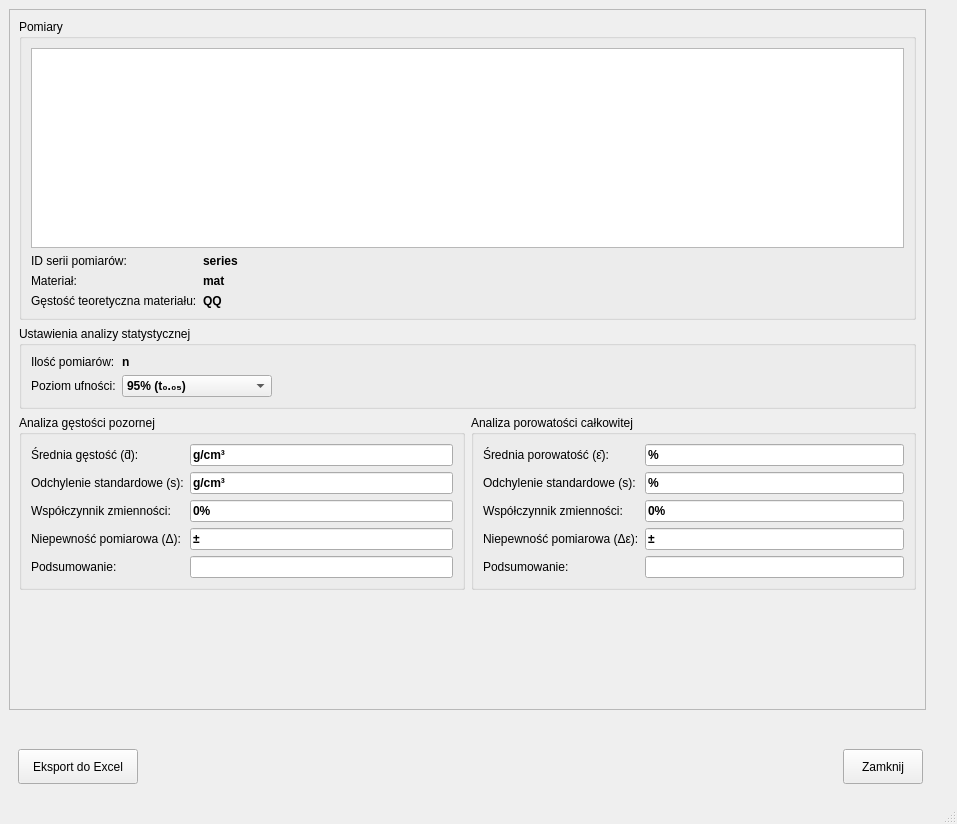
<?xml version="1.0" encoding="UTF-8"?>
<ui version="4.0">
 <class>AnalysisMeasuresDialog</class>
 <widget class="QMainWindow" name="AnalysisMeasuresDialog">
  <property name="geometry">
   <rect>
    <x>0</x>
    <y>0</y>
    <width>957</width>
    <height>824</height>
   </rect>
  </property>
  <property name="minimumSize">
   <size>
    <width>400</width>
    <height>400</height>
   </size>
  </property>
  <property name="windowTitle">
   <string>MainWindow</string>
  </property>
  <widget class="QWidget" name="centralwidget">
   <layout class="QGridLayout" name="gridLayout">
    <item row="5" column="0" colspan="2">
     <widget class="QFrame" name="frameActions">
      <layout class="QHBoxLayout" name="horizontalLayout_1">
       <item>
        <widget class="QPushButton" name="buttonExportExcel">
         <property name="minimumSize">
          <size>
           <width>120</width>
           <height>35</height>
          </size>
         </property>
         <property name="text">
          <string>Eksport do Excel</string>
         </property>
        </widget>
       </item>
       <item>
        <spacer name="horizontalSpacer">
         <property name="orientation">
          <enum>Qt::Orientation::Horizontal</enum>
         </property>
         <property name="sizeHint" stdset="0">
          <size>
           <width>40</width>
           <height>20</height>
          </size>
         </property>
        </spacer>
       </item>
       <item>
        <widget class="QPushButton" name="buttonClose">
         <property name="minimumSize">
          <size>
           <width>80</width>
           <height>35</height>
          </size>
         </property>
         <property name="text">
          <string>Zamknij</string>
         </property>
        </widget>
       </item>
      </layout>
     </widget>
    </item>
    <item row="1" column="2">
     <widget class="QFrame" name="verticalFrame">
      <property name="maximumSize">
       <size>
        <width>400</width>
        <height>16777215</height>
       </size>
      </property>
      <layout class="QVBoxLayout" name="verticalLayout">
       <property name="sizeConstraint">
        <enum>QLayout::SizeConstraint::SetMinimumSize</enum>
       </property>
       <property name="rightMargin">
        <number>1</number>
       </property>
      </layout>
     </widget>
    </item>
    <item row="0" column="0">
     <widget class="QScrollArea" name="scrollArea">
      <property name="widgetResizable">
       <bool>true</bool>
      </property>
      <widget class="QWidget" name="scrollAreaWidgetContents">
       <property name="geometry">
        <rect>
         <x>0</x>
         <y>0</y>
         <width>900</width>
         <height>723</height>
        </rect>
       </property>
       <layout class="QGridLayout" name="gridLayout_2">
        <item row="2" column="0">
         <widget class="QGroupBox" name="groupBoxDensityResults">
          <property name="title">
           <string>Analiza gęstości pozornej</string>
          </property>
          <layout class="QFormLayout" name="formLayoutDensity">
           <item row="0" column="0">
            <widget class="QLabel" name="labelDensityMean">
             <property name="text">
              <string>Średnia gęstość (d̄):</string>
             </property>
            </widget>
           </item>
           <item row="0" column="1">
            <widget class="QLineEdit" name="lineEditDensityMean">
             <property name="font">
              <font>
               <bold>true</bold>
              </font>
             </property>
             <property name="text">
              <string>g/cm³</string>
             </property>
             <property name="readOnly">
              <bool>true</bool>
             </property>
            </widget>
           </item>
           <item row="1" column="0">
            <widget class="QLabel" name="labelDensityStdDev">
             <property name="text">
              <string>Odchylenie standardowe (s):</string>
             </property>
            </widget>
           </item>
           <item row="1" column="1">
            <widget class="QLineEdit" name="lineEditDensityStdDev">
             <property name="font">
              <font>
               <bold>true</bold>
              </font>
             </property>
             <property name="text">
              <string>g/cm³</string>
             </property>
             <property name="readOnly">
              <bool>true</bool>
             </property>
            </widget>
           </item>
           <item row="2" column="0">
            <widget class="QLabel" name="labelDensityVariationCoeff">
             <property name="text">
              <string>Współczynnik zmienności:</string>
             </property>
            </widget>
           </item>
           <item row="2" column="1">
            <widget class="QLineEdit" name="lineEditDensityVariationCoeff">
             <property name="font">
              <font>
               <bold>true</bold>
              </font>
             </property>
             <property name="text">
              <string>0%</string>
             </property>
             <property name="readOnly">
              <bool>true</bool>
             </property>
            </widget>
           </item>
           <item row="3" column="0">
            <widget class="QLabel" name="labelDensityUncertainty">
             <property name="text">
              <string>Niepewność pomiarowa (Δ):</string>
             </property>
            </widget>
           </item>
           <item row="3" column="1">
            <widget class="QLineEdit" name="lineEditDensityUncertainty">
             <property name="font">
              <font>
               <bold>true</bold>
              </font>
             </property>
             <property name="text">
              <string>±</string>
             </property>
             <property name="readOnly">
              <bool>true</bool>
             </property>
            </widget>
           </item>
           <item row="4" column="0">
            <widget class="QLabel" name="labelDensityFinalResult">
             <property name="text">
              <string>Podsumowanie:</string>
             </property>
            </widget>
           </item>
           <item row="4" column="1">
            <widget class="QLineEdit" name="lineEditDensityFinalResult">
             <property name="font">
              <font>
               <bold>true</bold>
              </font>
             </property>
             <property name="readOnly">
              <bool>true</bool>
             </property>
            </widget>
           </item>
          </layout>
         </widget>
        </item>
        <item row="1" column="0" colspan="2">
         <widget class="QGroupBox" name="groupBoxAnalysisSettings">
          <property name="sizePolicy">
           <sizepolicy hsizetype="Preferred" vsizetype="Preferred">
            <horstretch>0</horstretch>
            <verstretch>0</verstretch>
           </sizepolicy>
          </property>
          <property name="title">
           <string>Ustawienia analizy statystycznej</string>
          </property>
          <layout class="QFormLayout" name="formLayoutSettings">
           <item row="1" column="0">
            <widget class="QLabel" name="labelConfidenceLevel">
             <property name="text">
              <string>Poziom ufności:</string>
             </property>
            </widget>
           </item>
           <item row="1" column="1">
            <widget class="QComboBox" name="comboBoxConfidence">
             <property name="maximumSize">
              <size>
               <width>150</width>
               <height>16777215</height>
              </size>
             </property>
             <property name="font">
              <font>
               <bold>true</bold>
              </font>
             </property>
             <item>
              <property name="text">
               <string>95% (t₀.₀₅)</string>
              </property>
             </item>
             <item>
              <property name="text">
               <string>99% (t₀.₀₁)</string>
              </property>
             </item>
            </widget>
           </item>
           <item row="0" column="0">
            <widget class="QLabel" name="labelDensitySampleCount_2">
             <property name="text">
              <string>Ilość pomiarów:</string>
             </property>
            </widget>
           </item>
           <item row="0" column="1">
            <widget class="QLabel" name="lineEditSampleCount">
             <property name="font">
              <font>
               <bold>true</bold>
              </font>
             </property>
             <property name="text">
              <string>n</string>
             </property>
            </widget>
           </item>
          </layout>
         </widget>
        </item>
        <item row="2" column="1">
         <widget class="QGroupBox" name="groupBoxPorosityResults">
          <property name="title">
           <string>Analiza porowatości całkowitej</string>
          </property>
          <layout class="QFormLayout" name="formLayoutPorosity">
           <item row="0" column="0">
            <widget class="QLabel" name="labelPorosityMean">
             <property name="text">
              <string>Średnia porowatość (ε̄):</string>
             </property>
            </widget>
           </item>
           <item row="0" column="1">
            <widget class="QLineEdit" name="lineEditPorosityMean">
             <property name="font">
              <font>
               <bold>true</bold>
              </font>
             </property>
             <property name="text">
              <string>%</string>
             </property>
             <property name="readOnly">
              <bool>true</bool>
             </property>
            </widget>
           </item>
           <item row="1" column="0">
            <widget class="QLabel" name="labelPorosityStdDev">
             <property name="text">
              <string>Odchylenie standardowe (s):</string>
             </property>
            </widget>
           </item>
           <item row="1" column="1">
            <widget class="QLineEdit" name="lineEditPorosityStdDev">
             <property name="font">
              <font>
               <bold>true</bold>
              </font>
             </property>
             <property name="text">
              <string>%</string>
             </property>
             <property name="readOnly">
              <bool>true</bool>
             </property>
            </widget>
           </item>
           <item row="2" column="0">
            <widget class="QLabel" name="labelPorosityVariationCoeff">
             <property name="text">
              <string>Współczynnik zmienności:</string>
             </property>
            </widget>
           </item>
           <item row="2" column="1">
            <widget class="QLineEdit" name="lineEditPorosityVariationCoeff">
             <property name="font">
              <font>
               <bold>true</bold>
              </font>
             </property>
             <property name="text">
              <string>0%</string>
             </property>
             <property name="readOnly">
              <bool>true</bool>
             </property>
            </widget>
           </item>
           <item row="3" column="0">
            <widget class="QLabel" name="labelPorosityUncertainty">
             <property name="text">
              <string>Niepewność pomiarowa (Δε):</string>
             </property>
            </widget>
           </item>
           <item row="3" column="1">
            <widget class="QLineEdit" name="lineEditPorosityUncertainty">
             <property name="font">
              <font>
               <bold>true</bold>
              </font>
             </property>
             <property name="text">
              <string>±</string>
             </property>
             <property name="readOnly">
              <bool>true</bool>
             </property>
            </widget>
           </item>
           <item row="4" column="0">
            <widget class="QLabel" name="labelPorosityFinalResult">
             <property name="text">
              <string>Podsumowanie:</string>
             </property>
            </widget>
           </item>
           <item row="4" column="1">
            <widget class="QLineEdit" name="lineEditPorosityFinalResult">
             <property name="font">
              <font>
               <bold>true</bold>
              </font>
             </property>
             <property name="readOnly">
              <bool>true</bool>
             </property>
            </widget>
           </item>
          </layout>
         </widget>
        </item>
        <item row="0" column="0" colspan="2">
         <widget class="QGroupBox" name="groupBoxSelectedSamples">
          <property name="sizePolicy">
           <sizepolicy hsizetype="Preferred" vsizetype="Preferred">
            <horstretch>0</horstretch>
            <verstretch>0</verstretch>
           </sizepolicy>
          </property>
          <property name="title">
           <string>Pomiary</string>
          </property>
          <layout class="QVBoxLayout" name="verticalLayout_1">
           <item>
            <widget class="QTableView" name="tableView">
             <property name="minimumSize">
              <size>
               <width>0</width>
               <height>200</height>
              </size>
             </property>
            </widget>
           </item>
           <item>
            <layout class="QFormLayout" name="formLayout">
             <property name="topMargin">
              <number>0</number>
             </property>
             <item row="0" column="0">
              <widget class="QLabel" name="labelMeasuresSeries">
               <property name="text">
                <string>ID serii pomiarów:</string>
               </property>
              </widget>
             </item>
             <item row="0" column="1">
              <widget class="QLabel" name="editMeasuresSeries">
               <property name="font">
                <font>
                 <bold>true</bold>
                </font>
               </property>
               <property name="text">
                <string>series</string>
               </property>
              </widget>
             </item>
             <item row="1" column="0">
              <widget class="QLabel" name="labelMaterialSamplesInfo">
               <property name="text">
                <string>Materiał:</string>
               </property>
              </widget>
             </item>
             <item row="1" column="1">
              <widget class="QLabel" name="editSamplesMaterial">
               <property name="font">
                <font>
                 <bold>true</bold>
                </font>
               </property>
               <property name="text">
                <string>mat</string>
               </property>
              </widget>
             </item>
             <item row="2" column="0">
              <widget class="QLabel" name="labelMaterialDensity">
               <property name="text">
                <string>Gęstość teoretyczna materiału:</string>
               </property>
              </widget>
             </item>
             <item row="2" column="1">
              <widget class="QLabel" name="editMaterialDenisty">
               <property name="font">
                <font>
                 <bold>true</bold>
                </font>
               </property>
               <property name="text">
                <string>QQ</string>
               </property>
              </widget>
             </item>
            </layout>
           </item>
          </layout>
         </widget>
        </item>
        <item row="3" column="0" colspan="2">
         <spacer name="verticalSpacer">
          <property name="orientation">
           <enum>Qt::Orientation::Vertical</enum>
          </property>
          <property name="sizeHint" stdset="0">
           <size>
            <width>20</width>
            <height>40</height>
           </size>
          </property>
         </spacer>
        </item>
       </layout>
      </widget>
     </widget>
    </item>
   </layout>
  </widget>
  <widget class="QStatusBar" name="statusbar"/>
 </widget>
 <resources/>
 <connections/>
</ui>
